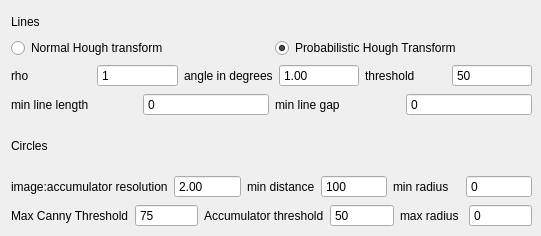
   <widget class="QWidget" name="tab_6">
    <attribute name="title">
     <string>Hough</string>
    </attribute>
    <widget class="QLabel" name="label_37">
     <property name="geometry">
      <rect>
       <x>10</x>
       <y>170</y>
       <width>45</width>
       <height>16</height>
      </rect>
     </property>
     <property name="text">
      <string/>
     </property>
    </widget>
    <widget class="QWidget" name="layoutWidget">
     <property name="geometry">
      <rect>
       <x>11</x>
       <y>11</y>
       <width>521</width>
       <height>216</height>
      </rect>
     </property>
     <layout class="QVBoxLayout" name="verticalLayout_34">
      <item>
       <layout class="QVBoxLayout" name="verticalLayout_33">
        <item>
         <widget class="QLabel" name="label_28">
          <property name="text">
           <string>Lines</string>
          </property>
         </widget>
        </item>
        <item>
         <layout class="QHBoxLayout" name="horizontalLayout_27">
          <item>
           <widget class="QRadioButton" name="radioButton_ht">
            <property name="text">
             <string>Normal Hough transform</string>
            </property>
           </widget>
          </item>
          <item>
           <widget class="QRadioButton" name="radioButton_pht">
            <property name="text">
             <string>Probabilistic Hough Transform</string>
            </property>
            <property name="checked">
             <bool>true</bool>
            </property>
           </widget>
          </item>
         </layout>
        </item>
        <item>
         <layout class="QHBoxLayout" name="horizontalLayout_28">
          <item>
           <widget class="QLabel" name="label_29">
            <property name="text">
             <string>rho</string>
            </property>
           </widget>
          </item>
          <item>
           <widget class="QDoubleSpinBox" name="hough_rho">
            <property name="buttonSymbols">
             <enum>QAbstractSpinBox::NoButtons</enum>
            </property>
            <property name="decimals">
             <number>0</number>
            </property>
            <property name="maximum">
             <double>99999999.000000000000000</double>
            </property>
            <property name="singleStep">
             <double>1.000000000000000</double>
            </property>
            <property name="value">
             <double>1.000000000000000</double>
            </property>
           </widget>
          </item>
          <item>
           <widget class="QLabel" name="label_30">
            <property name="text">
             <string>angle in degrees</string>
            </property>
           </widget>
          </item>
          <item>
           <widget class="QDoubleSpinBox" name="hough_angle">
            <property name="buttonSymbols">
             <enum>QAbstractSpinBox::NoButtons</enum>
            </property>
            <property name="decimals">
             <number>2</number>
            </property>
            <property name="maximum">
             <double>360.000000000000000</double>
            </property>
            <property name="singleStep">
             <double>0.200000000000000</double>
            </property>
            <property name="value">
             <double>1.000000000000000</double>
            </property>
           </widget>
          </item>
          <item>
           <widget class="QLabel" name="label_31">
            <property name="text">
             <string>threshold</string>
            </property>
           </widget>
          </item>
          <item>
           <widget class="QDoubleSpinBox" name="hough_threshold">
            <property name="buttonSymbols">
             <enum>QAbstractSpinBox::NoButtons</enum>
            </property>
            <property name="decimals">
             <number>0</number>
            </property>
            <property name="minimum">
             <double>1.000000000000000</double>
            </property>
            <property name="maximum">
             <double>999999.000000000000000</double>
            </property>
            <property name="singleStep">
             <double>1.000000000000000</double>
            </property>
            <property name="value">
             <double>50.000000000000000</double>
            </property>
           </widget>
          </item>
         </layout>
        </item>
        <item>
         <layout class="QHBoxLayout" name="horizontalLayout_29">
          <item>
           <widget class="QLabel" name="label_32">
            <property name="text">
             <string>min line length</string>
            </property>
           </widget>
          </item>
          <item>
           <widget class="QDoubleSpinBox" name="hough_mumlinelen">
            <property name="buttonSymbols">
             <enum>QAbstractSpinBox::NoButtons</enum>
            </property>
            <property name="decimals">
             <number>0</number>
            </property>
            <property name="minimum">
             <double>0.000000000000000</double>
            </property>
            <property name="maximum">
             <double>99999999.000000000000000</double>
            </property>
            <property name="singleStep">
             <double>1.000000000000000</double>
            </property>
            <property name="value">
             <double>0.000000000000000</double>
            </property>
           </widget>
          </item>
          <item>
           <widget class="QLabel" name="label_33">
            <property name="text">
             <string>min line gap</string>
            </property>
           </widget>
          </item>
          <item>
           <widget class="QDoubleSpinBox" name="hough_mumlinegap">
            <property name="buttonSymbols">
             <enum>QAbstractSpinBox::NoButtons</enum>
            </property>
            <property name="decimals">
             <number>0</number>
            </property>
            <property name="maximum">
             <double>99999999.000000000000000</double>
            </property>
            <property name="singleStep">
             <double>1.000000000000000</double>
            </property>
            <property name="value">
             <double>0.000000000000000</double>
            </property>
           </widget>
          </item>
         </layout>
        </item>
       </layout>
      </item>
      <item>
       <layout class="QVBoxLayout" name="verticalLayout_32">
        <item>
         <widget class="QLabel" name="label_34">
          <property name="text">
           <string>Circles</string>
          </property>
         </widget>
        </item>
        <item>
         <layout class="QHBoxLayout" name="horizontalLayout_30">
          <item>
           <widget class="QLabel" name="label_35">
            <property name="text">
             <string>image:accumulator resolution</string>
            </property>
           </widget>
          </item>
          <item>
           <widget class="QDoubleSpinBox" name="hough_dp">
            <property name="buttonSymbols">
             <enum>QAbstractSpinBox::NoButtons</enum>
            </property>
            <property name="decimals">
             <number>2</number>
            </property>
            <property name="minimum">
             <double>0.010000000000000</double>
            </property>
            <property name="maximum">
             <double>10.000000000000000</double>
            </property>
            <property name="singleStep">
             <double>1.000000000000000</double>
            </property>
            <property name="value">
             <double>2.000000000000000</double>
            </property>
           </widget>
          </item>
          <item>
           <widget class="QLabel" name="label_36">
            <property name="text">
             <string>min distance</string>
            </property>
           </widget>
          </item>
          <item>
           <widget class="QDoubleSpinBox" name="hough_mindist">
            <property name="buttonSymbols">
             <enum>QAbstractSpinBox::NoButtons</enum>
            </property>
            <property name="decimals">
             <number>0</number>
            </property>
            <property name="maximum">
             <double>99999.000000000000000</double>
            </property>
            <property name="singleStep">
             <double>1.000000000000000</double>
            </property>
            <property name="value">
             <double>100.000000000000000</double>
            </property>
           </widget>
          </item>
          <item>
           <widget class="QLabel" name="label_40">
            <property name="text">
             <string>min radius</string>
            </property>
           </widget>
          </item>
          <item>
           <widget class="QDoubleSpinBox" name="hough_minrad">
            <property name="buttonSymbols">
             <enum>QAbstractSpinBox::NoButtons</enum>
            </property>
            <property name="decimals">
             <number>0</number>
            </property>
            <property name="maximum">
             <double>999.000000000000000</double>
            </property>
            <property name="singleStep">
             <double>1.000000000000000</double>
            </property>
            <property name="value">
             <double>0.000000000000000</double>
            </property>
           </widget>
          </item>
         </layout>
        </item>
        <item>
         <layout class="QHBoxLayout" name="horizontalLayout_31">
          <item>
           <widget class="QLabel" name="label_38">
            <property name="text">
             <string>Max Canny Threshold</string>
            </property>
           </widget>
          </item>
          <item>
           <widget class="QDoubleSpinBox" name="hough_param1">
            <property name="buttonSymbols">
             <enum>QAbstractSpinBox::NoButtons</enum>
            </property>
            <property name="decimals">
             <number>0</number>
            </property>
            <property name="minimum">
             <double>1.000000000000000</double>
            </property>
            <property name="maximum">
             <double>999.000000000000000</double>
            </property>
            <property name="singleStep">
             <double>1.000000000000000</double>
            </property>
            <property name="value">
             <double>75.000000000000000</double>
            </property>
           </widget>
          </item>
          <item>
           <widget class="QLabel" name="label_39">
            <property name="text">
             <string>Accumulator threshold</string>
            </property>
           </widget>
          </item>
          <item>
           <widget class="QDoubleSpinBox" name="hough_param2">
            <property name="buttonSymbols">
             <enum>QAbstractSpinBox::NoButtons</enum>
            </property>
            <property name="decimals">
             <number>0</number>
            </property>
            <property name="minimum">
             <double>0.000000000000000</double>
            </property>
            <property name="maximum">
             <double>9999.000000000000000</double>
            </property>
            <property name="singleStep">
             <double>1.000000000000000</double>
            </property>
            <property name="value">
             <double>50.000000000000000</double>
            </property>
           </widget>
          </item>
          <item>
           <widget class="QLabel" name="label_41">
            <property name="text">
             <string>max radius</string>
            </property>
           </widget>
          </item>
          <item>
           <widget class="QDoubleSpinBox" name="hough_maxrad">
            <property name="buttonSymbols">
             <enum>QAbstractSpinBox::NoButtons</enum>
            </property>
            <property name="decimals">
             <number>0</number>
            </property>
            <property name="maximum">
             <double>999.000000000000000</double>
            </property>
            <property name="singleStep">
             <double>1.000000000000000</double>
            </property>
            <property name="value">
             <double>0.000000000000000</double>
            </property>
           </widget>
          </item>
         </layout>
        </item>
       </layout>
      </item>
     </layout>
    </widget>
   </widget>
